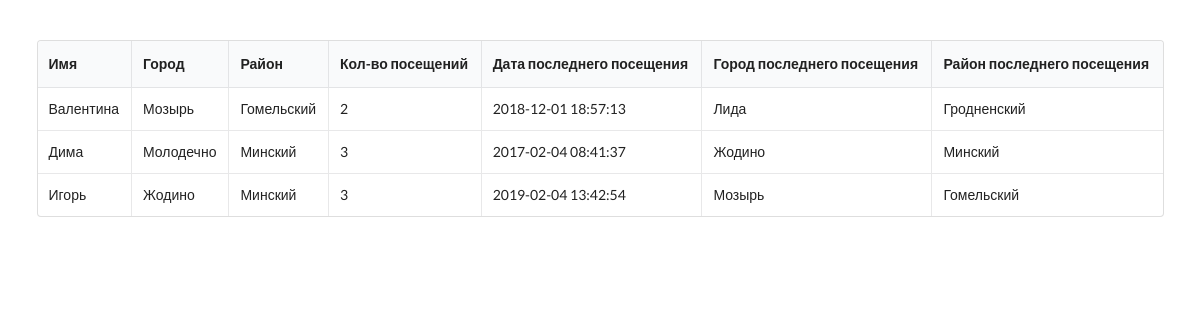
The page / on the database its author committed.
### tables this page shows
CREATE TABLE IF NOT EXISTS `city`
(
  `id`       int(10) unsigned NOT NULL AUTO_INCREMENT,
  `name`     varchar(255)     NOT NULL,
  `district` int(10) unsigned NOT NULL,
  PRIMARY KEY (`id`),
  KEY `fk_city_district` (`district`),
  CONSTRAINT `fk_city_district` FOREIGN KEY (`district`) REFERENCES `district` (`id`)
);

CREATE TABLE IF NOT EXISTS `district`
(
  `id`   int(10) unsigned NOT NULL AUTO_INCREMENT,
  `name` varchar(255)     NOT NULL,
  PRIMARY KEY (`id`)
);

### backend/model/visitor/VisitsFilterDTO.php (called while the page is built, shortened)
<?php
class VisitsFilterDTO
{
    private $name;
    private $clientCities = [];
    private $dateFrom;
    private $dateTo;
    private $visitedCities = [];
    private $orderBy;
    private $orderDir;
    public function fromArray($params = [])
    {
        $props = get_object_vars($this);
        return $this;
    }
    public function getOrderBy()
    {
        return $this->orderBy;
    }
    public function getOrderDir()
    {
        return $this->orderDir;
    }
    public function getClientCities()
    {
        return array_map('intval', $this->clientCities);
    }
    public function getVisitedCities()
    {
        return array_map('intval', $this->visitedCities);
    }
    public function getName()
    {
        return $this->name;
    }
    public function getDateFrom()
    {
        return $this->dateFrom ? $this->dateFrom : $this->getYearAgoDate();
    }
    public function getDateTo()
    {
        return $this->dateTo ? $this->dateTo : gmdate('Y-m-d H:i:s');
    }
    private function getYearAgoDate()
    {
        return (new \DateTime())
            ->setTimestamp(time())
            ->setTimezone(new \DateTimeZone('UTC'))
            ->modify('-10 year')
            ->format('Y-m-d H:i:s');
    }
}

### backend/model/visitor/VisitorSearchModel.php (called while the page is built, shortened)
<?php
class VisitorSearchModel
{
    public function search($visitsFilterDTO)
    {
        $db = DB::connect();
        $sth = $db->prepare('SELECT
                    cl.name AS clientName
                    ,clc.name AS clientCity
                    ,clc.id AS clientCityId
                    ,cld.name AS clientDistrict
                    ,nov.numberOfVisits
                    , MAX(clv.visit_date) AS lastVisitDate
                    ,clvc.name AS lastVisitedCity
                    ,clvc.id AS lastVisitedCityId
                    ,clvd.name AS lastVisitedDistrict
                FROM client_visit AS clv
                LEFT JOIN `client` AS cl ON clv.`client` = cl.id
                LEFT JOIN city AS clc ON clc.id = cl.city
                LEFT JOIN district AS cld ON cld.id = clc.district
                LEFT JOIN city AS clvc ON clvc.id = clv.city
                LEFT JOIN district AS clvd ON clvd.id = clvc.district
                LEFT JOIN (
                SELECT COUNT(*) AS numberOfVisits, clvn.`client`
                FROM client_visit as clvn WHERE clvn.visit_date > :clvnDateFrom AND clvn.visit_date < :clvnDateTo
                GROUP BY clvn.`client`) AS nov ON nov.client = cl.id
                WHERE clv.visit_date >= :dateFrom AND clv.visit_date <= :dateTo'
            . $this->compileFilterConditions($visitsFilterDTO) .
            ' GROUP BY cl.name' . $this->compileFilterOrderBy($visitsFilterDTO));
        $sth->bindValue(':clvnDateFrom', $visitsFilterDTO->getDateFrom(), PDO::PARAM_STR);
        $sth->bindValue(':clvnDateTo', $visitsFilterDTO->getDateTo(), PDO::PARAM_STR);
        $sth->bindValue(':dateFrom', $visitsFilterDTO->getDateFrom(), PDO::PARAM_STR);
        $sth->bindValue(':dateTo', $visitsFilterDTO->getDateTo(), PDO::PARAM_STR);
        $sth->execute();
        return $sth->fetchAll(PDO::FETCH_ASSOC);
    }
    protected function compileFilterConditions($visitsFilterDTO)
    {
        $filterConditions = '';
        return $filterConditions;
    }
    protected function compileFilterOrderBy($visitsFilterDTO)
    {
        $orderBy = in_array($visitsFilterDTO->getOrderBy(), self::AVAILABLE_ORDER_FIELDS)
            ? $visitsFilterDTO->getOrderBy()
            : self::DEFAULT_ORDER_BY;
        $orderDir = in_array(strtoupper($visitsFilterDTO->getOrderDir()), self::AVAILABLE_ORDER_DIRS)
            ? $visitsFilterDTO->getOrderDir()
            : self::DEFAULT_ORDER_DIR;
        $filterOrderBy = ' ORDER BY ' . $orderBy . ' ' . $orderDir;
        return $filterOrderBy;
    }
}

### backend/controller/visitor/VisitorController.php (called while the page is built, shortened)
<?php
class VisitorController extends Controller
{
    public function actionIndex()
    {
        $dto = (new VisitsFilterDTO())->fromArray($_GET);
        $searchModel = new VisitorSearchModel();
        $visits = $searchModel->search($dto);
        return $this->render('', ['visits' => $visits]);
    }
}

### backend/controller/Controller.php (called while the page is built, shortened)
<?php
class Controller
{
    public $layout = __DIR__ . self::VIEW_PATH . 'layout/base.php';
    public function render($view = 'index', $params = [])
    {
        if (!file_exists($viewPath = $this->getViewPath($view))) {
            throw new RenderException('View not found "' . $view . '"');
        }
        include($viewPath);
        $viewContent = ob_get_contents();
        include($this->layout);
        $pageContent = ob_get_contents();
        return $pageContent;
    }
    private function getViewPath($view = null)
    {
        try {
            $controllerShortName = (new \ReflectionClass($this))->getShortName();
        } catch (\Exception $e) {
            die($e->getMessage());
        }
        $controllerFolder = str_replace('controller', '', strtolower($controllerShortName));
        $path = self::VIEW_PATH . $controllerFolder . '/';
        $viewName = $view ? $view . self::VIEW_EXT : 'index.php';
        return __DIR__ . $path . $viewName;
    }
}

### backend/view/visitor/index.php (the view, shortened to what this page needs)
<br><br>
<div class="ui container">
<table id="client-visits" class="ui table celled">
    <thead>
    <tr>
        <th>Имя</th>
        <th>Город</th>
        <th>Район</th>
        <th>Кол-во посещений</th>
        <th>Дата последнего посещения</th>
        <th>Город последнего посещения</th>
        <th>Район последнего посещения</th>
    </tr>
    </thead>
    <tbody>
    <?php foreach ($visits as $row) : ?>
        <tr>
            <td class="client-name"><?= $row['clientName'] ?></td>
            <td class="city"><?= $row['clientCity'] ?></td>
            <td class="district"><?= $row['clientDistrict'] ?></td>
            <td class="number-of-visits"><?= $row['numberOfVisits'] ?></td>
            <td class="date"><?= $row['lastVisitDate'] ?></td>
            <td class="city"><?= $row['lastVisitedCity'] ?></td>
            <td class="district"><?= $row['lastVisitedDistrict'] ?></td>
        </tr>
    <?php endforeach; ?>
    </tbody>
</table>
</div>

### public/index.php (shortened to what this page needs)
<?php
$c = new VisitorController();
echo $c->actionIndex();

### backend/view/layout/base.php (shortened to what this page needs)
<!DOCTYPE html>
<html lang="en">
<head>
    <link rel="stylesheet" href="./css/semantic.min.css">
</head>
<body>
<?= $viewContent ?>
</body>
</html>

### rows shown on the page
city: clientName "Валентина", name "Мозырь", district.name "Гомельский", numberOfVisits "2", lastVisitDate "2018-12-01 18:57:13", city.name "Лида", district.name "Гродненский"
city: clientName "Дима", name "Молодечно", district.name "Минский", numberOfVisits "3", lastVisitDate "2017-02-04 08:41:37", city.name "Жодино"
city: clientName "Игорь", name "Жодино", district.name "Минский", numberOfVisits "3", lastVisitDate "2019-02-04 13:42:54", city.name "Мозырь", district.name "Гомельский"
